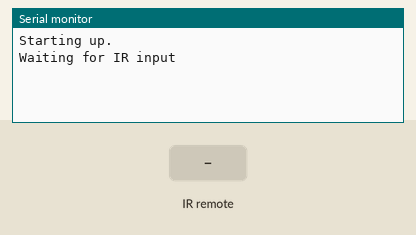
Bench run of a sketch on a simulated Arduino Uno, built with avr-gcc and run on an emulated ATmega328P. Parts: the last lines printed to the serial monitor. Wiring (inferred from the names in the program): IR receiver: data pin 2. The inputs (shaded band) are chosen by the test bench.

Above: at 1.2 s.
1.3 s: infrared code 0x20DF02FD received
At 2.6 s:
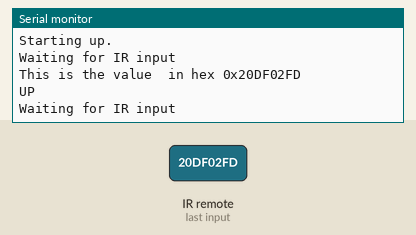
2.9 s: infrared code 0x20DF827D received
At 3.9 s:
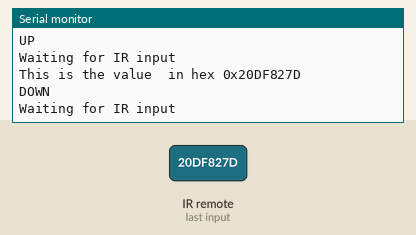
4.5 s: infrared code 0x20DFE01F received
At 5.1 s:
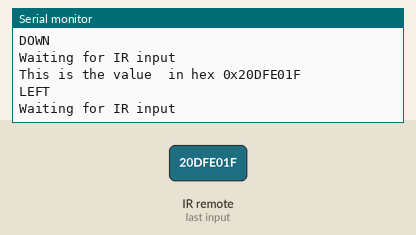
6.1 s: infrared code 0x20DF609F received
At 7.4 s:
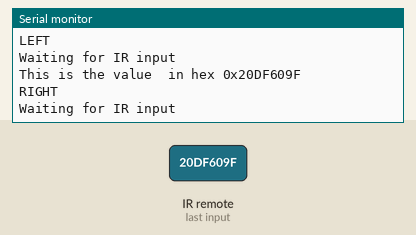
7.7 s: infrared code 0x20DF22DD received
At 8.7 s:
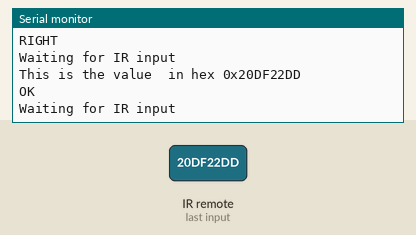
9.3 s: infrared code 0x20DF8877 received
At 10.0 s:
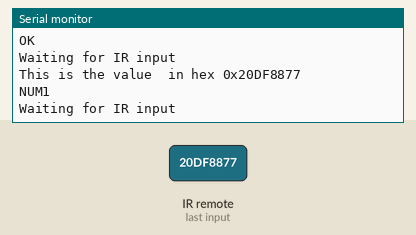

Measured:
- after the input at 1.3 s, the serial monitor: prints a new line after 0.09 s (image 1)
- after the input at 2.9 s, the serial monitor: prints a new line after 0.09 s (image 2)
- after the input at 4.5 s, the serial monitor: prints a new line after 0.09 s (image 3)
- after the input at 6.1 s, the serial monitor: prints a new line after 0.09 s (image 4)
- after the input at 7.7 s, the serial monitor: prints a new line after 0.09 s (image 5)
- after the input at 9.3 s, the serial monitor: prints a new line after 0.09 s (image 6)

The sketch:

test.ino
```cpp
/*--------------------------------------------------------------------
Name:   Jeffrey Falkinburg
Date:   24 Mar 19
Course: CSCE 236 Embedded Systems (Spring 2020)
File:   test.ino
HW/Lab: Lab 5/Project 2, Measure IR Pulses

Purp: Uses counters and interrupts to measure IR Pulses for a
    remote.

Doc:  <list the names of the people who you helped>
    <list the names of the people who assisted you>

Academic Integrity Statement: I certify that, while others may have
assisted me in brain storming, debugging and validating this program,
the program itself is my own work. I understand that submitting code
which is the work of other individuals is a violation of the honor
code.  I also understand that if I knowingly give my original work to
another individual is also a violation of the honor code.
--------------------------------------------------------------------*/
#include <avr/io.h>

#define SAMPLE_SIZE    34
#define IR_DECODER_PIN    (PIND & (1 << PIND2)) // (i.e. Digital Pin 2)
#define IR_PIN    (PIND2)
#define   TRUE        1
#define   FALSE       0

#define REMOTE_UP 0x20df02fd
#define REMOTE_DOWN 0x20df827d
#define REMOTE_LEFT 0x20dfe01f
#define REMOTE_RIGHT 0x20df609f
#define REMOTE_OK 0x20df22dd
#define REMOTE_NUM1 0x20df8877
#define REMOTE_NUM2 0x20df48b7
#define REMOTE_NUM3 0x20dfc837
#define REMOTE_CH_UP 0x20df00ff
#define REMOTE_CH_DOWN 0x20df807f

volatile uint8_t  newIrPacket = FALSE;
uint16_t time1[SAMPLE_SIZE], time0[SAMPLE_SIZE];
uint8_t  i;
uint32_t x;

void printRemoteButton(uint32_t val);
/*
 * main loop
 */
void loop() {

    Serial.println("Waiting for IR input");

    while(IR_DECODER_PIN != 0); // IR input is nominally logic 1
    TCNT1 = 0;                  // reset timer
    newIrPacket = FALSE;
	//write line of code		// Clear Timer/Counter1, Output Compare A Match Flag by writing 1

	//write line of code		// Enable interrupt on match with OCR1A
  TIFR1 |= (1<<1);
  TIMSK1 |= (1<<1);


    for(i=0; i<SAMPLE_SIZE; i++) {

      TCNT1 = 0;                  // reset timer and
      while(IR_DECODER_PIN!=0 && newIrPacket == FALSE);   // wait while IR is logic 0
      time0[i] = TCNT1;           // and store timer 1 count

      TCNT1 = 0;                  // reset timer and
      while(IR_DECODER_PIN == 0 && newIrPacket == FALSE); // wait while IR is logic 1
      time1[i] = TCNT1;           // and store timer 1 count

    } // end for

    // Serial.println("Time Logic 1");
    // for(i=0; i<SAMPLE_SIZE; i++) {
    //     Serial.print("time1["); Serial.print(i,DEC); Serial.print("] = ");Serial.println(time1[i],DEC);
    //
    // }
    // Serial.println("Time Logic 0");
    for(i=0; i<SAMPLE_SIZE; i++) {
        //Serial.print("time0["); Serial.print(i,DEC); Serial.print("] = ");Serial.println(time0[i],DEC);
        if(i > 1 && time0[i] > 300){
          x = (x<<1) + 1;
        }
        else if(i > 1){
          x = (x<<1);
        }

    }
    Serial.print("This is the value  in hex 0x");
    Serial.println(x,HEX);
    printRemoteButton(x);

} // end main loop


void printRemoteButton(uint32_t val){
  switch(val){
    case REMOTE_UP:
      Serial.println("UP");
      break;
    case REMOTE_DOWN:
      Serial.println("DOWN");
      break;
    case REMOTE_LEFT:
      Serial.println("LEFT");
      break;
    case REMOTE_RIGHT:
      Serial.println("RIGHT");
      break;
    case REMOTE_OK:
      Serial.println("OK");
      break;
    case REMOTE_NUM1:
      Serial.println("NUM1");
      break;
    case REMOTE_NUM2:
      Serial.println("NUM2");
      break;
    case REMOTE_NUM3:
      Serial.println("NUM3");
      break;
    case REMOTE_CH_UP:
      Serial.println("CH_UP");
      break;
    case REMOTE_CH_DOWN:
      Serial.println("CH_DOWN");
      break;
    default :
      Serial.println("Unknown code.");
  }
}

// -----------------------------------------------------------------------
// -----------------------------------------------------------------------
void setup() {
  /* Turn off WDT */
  WDTCSR = 0x00;

  Serial.begin(9600);
  Serial.println("Starting up.");

  //Init Timer 1
  //write line of code      /* Reset TCCR1A & TCCR1B to defaults */
  TCCR1A = 0;
  TCCR1B = 0;

  //write line of code	   	/* Set Timer 1 to CTC with OCR1A as top */
  TCCR1B |= (1<<3);

  //write line of code	    /* Set clock prescaler to clk/64 */
  TCCR1B |= (1<<1) | (1<<0);
  /* Configure OCR1A (the counter top) to generate an interrupt every 65ms. */
  OCR1A = 0x3f7a;
  //write line of code     	/* Clear timer 1 counter register high byte first*/
  TCNT1H = 0;
  TCNT1L = 0;
  //write line of code

  /* Configure IR input on Port D, Pin 2 using registers and (1 << IR_PIN) value */
							/* Input IR on Port D, Pin 2 */
							/* Enable Pullup on Port D, Pin 2 */
  DDRD |= (0<<IR_PIN);
  PORTD |= (1<<IR_PIN);
} // end setup

/**
 * This function is called whenever the timer 1 output compare match OCR1A
 * is generated.
 **/
ISR(TIMER1_COMPA_vect){
	//write line of code	// Disable interrupt on match with OCR1A
  TIMSK1 &= ~(1<<1);
  newIrPacket = TRUE;
}
```
